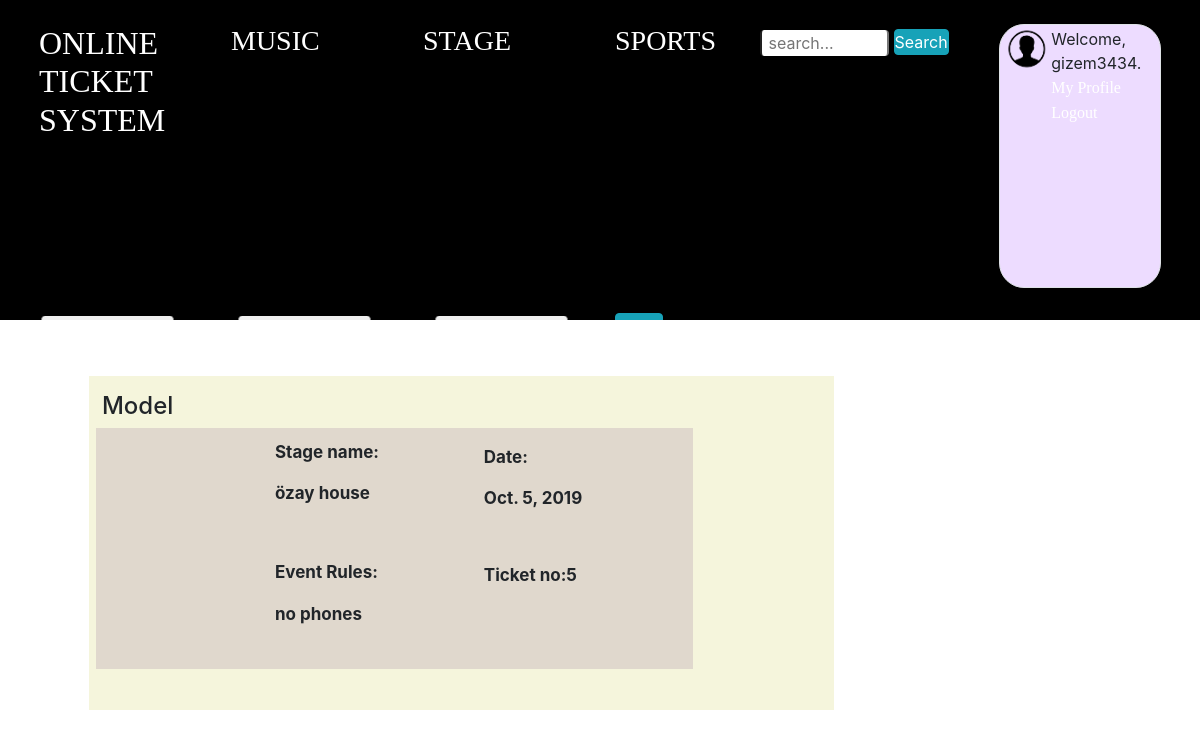
The page /account/tickets/5/preview (signed in) on the database its author committed.
### website/models.py (models this page shows, shortened)
class Ticket(models.Model):
    event = models.ForeignKey(Event, on_delete=models.CASCADE)
    seat_number = models.CharField(max_length=10)
    user = models.ForeignKey(User, on_delete=models.CASCADE, null=True, blank=True)
    transaction = models.ForeignKey(Transaction, on_delete=models.CASCADE)

class Event(models.Model):
    TYPE = (
        ('C', 'Concert'),
        ('T', 'Theatre'),
        ('S', 'Sports')
    )
    name = models.CharField(max_length=50)
    stage = models.ForeignKey(Stage, on_delete=models.CASCADE)
    owner = models.ForeignKey(UserProfile, on_delete=models.CASCADE, null=True)
    date = models.DateField()
    quota = models.IntegerField()
    quotastart = models.IntegerField()
    price = models.IntegerField()
    type = models.CharField(max_length=1, choices=TYPE)
    isAvailable = models.BooleanField(default=False)
    isAccepted = models.BooleanField(default=False)
    isRejected = models.BooleanField(default=False)
    rules = models.CharField(max_length=500)
    img = models.URLField(null=True, blank=True)

class Stage(models.Model):
    place = models.CharField(max_length=100)
    address = models.CharField(max_length=200)
    quota = models.IntegerField()
    def __str__(self):
        return '' + self.place

### website/views.py (the view)
# urls.py: path('account/tickets/<int:pk>/preview', views.ticket_preview, name='ticket_preview'),
@login_required
def ticket_preview(request, pk):
    ticket = get_object_or_404(Ticket, pk=pk)
    context = {"ticket": ticket}
    return render(request, 'ticket/ticket_review.html', context)

### website/views.py (called while the page is built)
def return_stage_list(request):
    return {'stage_list': Stage.objects.all()}

### templates/ticket/ticket_review.html (shortened to what this page needs)
{%  extends 'base.html' %}
    {% block head %}
        {% load static %}
        <link rel="stylesheet" type="text/css" href="{% static "css/ticket/ticket_review.css" %}">
    {% endblock %}
{% block content %}
<body>
  <div id="mainDiv">
    <div id="mainRow">
     <div class="frow">
      <h4 id="head">{{ ticket.event.name }}</h4>
      <div id="firstblock">
        <div class="photo">
      </div>
        <div id="details">
          <p >Date:</p >
          <p>{{ ticket.event.date }}</p>
        </div>
        <div id="Stage">
          <p >Stage name:</p >
          <p>{{ ticket.event.stage }}</p>
        </div>
        <div id="eventdetails">
          <p >Event Rules:</p >
          <p>{{ ticket.event.rules }}</p>
        </div>
          <div id="tno">
          <p>Ticket no:{{ ticket.pk }}</p>
        </div>
      </div>
    </div>
    </div>
  </div>
</body>
{% endblock %}

### templates/base.html (shortened to what this page needs)
<!DOCTYPE html>
<html lang="en">
<head>
    <link rel="stylesheet" href="https://stackpath.bootstrapcdn.com/bootstrap/4.4.1/css/bootstrap.min.css">
     {% block head %}
             {% endblock %}
     {% load static %}
    <link rel="stylesheet" type="text/css" href="{% static 'css/base.css' %}">
</head>
<body>
    <header>
  <video playsinline="playsinline" autoplay="autoplay" muted="muted" loop="loop">
    <source src="{% static 'media/homevideo.mp4' %}" type="video/mp4">
  </video>
        <div class="row" id='mainRow'>
            <div class="col-sm-2">
                <div id="webSiteName">
                    <a href="{%  url 'home' %}">
                        <h2>Online Ticket System</h2>
                    </a>
                </div>
            </div>
            <div class="col-sm-2">
                <div class="topicsName">
                    <a href="{% url 'concert_event'  %} ">
                        <h3>Music</h3>
                    </a>
                </div>
            </div>
            <div class="col-sm-2">
                <div class="topicsName">
                    <a href="{% url 'theatre_event'  %} ">
                        <h3>Stage</h3>
                    </a>
                </div>
            </div>
            <div class="col-sm-1">
                <div class="topicsName">
                    <a href="{% url 'sport_event'  %} ">
                        <h3>Sports</h3>
                    </a>
                </div>
            </div>
            <div class="col-md-3">
                <div class="search-container">
                    <form method="GET" action="{% url 'overall_search' %}">
                    <input required name="q" value="{{ request.GET.q }}" placeholder=" search...">
                    <button class="btn btn-info py-0 px-0" type="submit">Search</button>
                    </form>
                </div>
            </div>
            <div class="col-sm-2">
            <div class="border">
                <div class="avatarDiv">
                    <img src={% static "media/user-avatar.png" %} alt="user-avatar">
                </div>
                <div class="accountTextDiv">
                    {% if user.is_authenticated %}
                    <p class="login">Welcome, {{ user.get_username }}.
                    <a href="{% url 'my_profile' %}">My Profile</a>
                        <a href="{% url 'logout' %}">Logout</a></p>
                    {% else %}
                    <p><a  href="{% url 'login' %}">Login</a></p>
                    {% endif %}
                </div>
            </div>
            </div>
        </div>
        <div class="row" id='searchFilterRow'>
            <table>
            <form action="{% url 'opinion_search' %}" method="post" >
            <div class="col-sm-2">
                <div class="categories">
                    <select name="categories">
                        <option value="C">Concert</option>
                    </select>
                </div>
            </div>
            <div class="col-sm-2">
                <div class="categories">
                    <select name="dates">
                        <option value="Today">Today</option>
                    </select>
                </div>
            </div>
            <div class="col-sm-2">
                <div class="categories">
                    <select name="stage_names">
                       {% for stage in stage_list %}
                        <option value="{{ stage.place }}">{{ stage.place }}</option>
                        {% endfor %}
                    </select>
                </div>
            </div>
            <div class="col-sm-1">
                <div class="categories">
                     <button class="btn btn-info py-0 " type="submit">Go</button>
            </div>
                </div>
            </form>
</table>
        </div>
    </header>
    <div class="container-xl">
            {% block content %}
             {% endblock %}
    </div>
</body>
</html>

### website/static/css/ticket/ticket_review.css (style rules this page uses)
#mainDiv { float: none; width: 100%; height: 768px; margin: auto; }
#mainRow { float: none; width: 100%; height: 90%; margin: auto; }
#head { position: relative; padding:6px; width: 40%; top: 3%; left:1%; }
#firstblock { position: relative; background-color:#e0d8cd; bottom: 6%; top:1%; height:72%; width:80%; left:1%; }
.frow { position:relative; top: 5%; margin-left:2%; background-color:beige ; width:70%; height:50%; }
#details { position: relative; width:30%; height: 40%; margin-left: 30%; bottom: 43%; left: 35%; }
#firstblock p { font-size: 17px; font-weight: bold; }
#Stage { position: relative; bottom: 1%; width:30%; height: 40%; margin-left: 30%; bottom: 85%; }
#tno { position: relative; left: 65%; bottom:111%; }
#eventdetails { position: relative; width:50%; height: 37%; margin-left: 30%; bottom: 75%;: left: 0.3%; }
.photo { position:relative; width: 25%; height: 50%; }

### website/static/css/base.css (style rules this page uses)
body { width: 100%; }
a { color: white; font-family: "Century Gothic", serif; text-decoration: none; text-transform: uppercase; }
.accountTextDiv a { color: white; font-family: "Century Gothic", serif; text-decoration: none; text-transform: initial; }
header { position: relative; background-color: black; height: 40vh; min-height: 15rem; width: 100%; overflow: hidden; }
header video { position: absolute; top: 50%; left: 50%; min-width: 100%; min-height: 100%; width: auto; height: auto; z-index: 0; -ms-transform: translateX(-50%) translateY(-50%); -moz-transform: translateX(-50%) translateY(-50%); -webkit-transform: translateX(-50%) translateY(-50%); transform: translateX(-50%) translateY(-50%); }
#webSiteName { float: left; width: 14%; height: 95%; margin: auto; }
.topicsName { float: left; width: 14%; height: 95%; margin: auto; }
.avatarDiv { float: left; width: 30%; height: 95%; margin: auto; margin-left: 2%; }
.avatarDiv img { max-width: 100%; max-height: 100%; }
.border { border-radius: 25px; border-color: #eddcff ; background: #eddcff; width: 100%; height: 100%; }
.accountTextDiv { float: left; width: 60%; height: 95%; margin: auto; padding-top: 1%; }
.accountTextDiv p { width: 100%; }
.search-container { margin: auto; width: 100%; height: 25%; padding-top: 2%; }
.search-container input { margin-left: 19%; width: 50%; webkit-border-radius: 4px !important; -moz-border-radius: 4px !important; border-radius: 4px !important; -webkit-border-top: 4px !important; -moz-border-top: 4px !important; border-top: 4px !important; -webkit-border-bottom: 4px !important; -moz-border-bottom: 4px !important; border-bottom: 4px !important; }
.search-container button { margin-bottom: 2%; }
#searchFilterRow { height: 20%; margin-top: 2%; padding-left: 2%; padding-right: 2%; text-align: center; }
.row select { webkit-border-radius: 4px !important; -moz-border-radius: 4px !important; border-radius: 4px !important; -webkit-border-top: 4px !important; -moz-border-top: 4px !important; border-top: 4px !important; -webkit-border-bottom: 4px !important; -moz-border-bottom: 4px !important; border-bottom: 4px !important; }
#mainRow { margin: auto; padding-left: 2%; padding-right: 2%; padding-top: 2%; }
.categories { float: left; width: 100%; height: 100%; margin: auto; padding-top: 1.5%; }
.categories select { width: 80%; right: 10%; height: fit-content; }
.categories button { float: left; }

### rows shown on the page
Ticket: event.name "Model", event "Oct. 5, 2019", event.stage "özay house", event.rules "no phones", pk "5"

### other values the page prints
{{ user.get_username }} "gizem3434"
form field stage_names "özay house"
